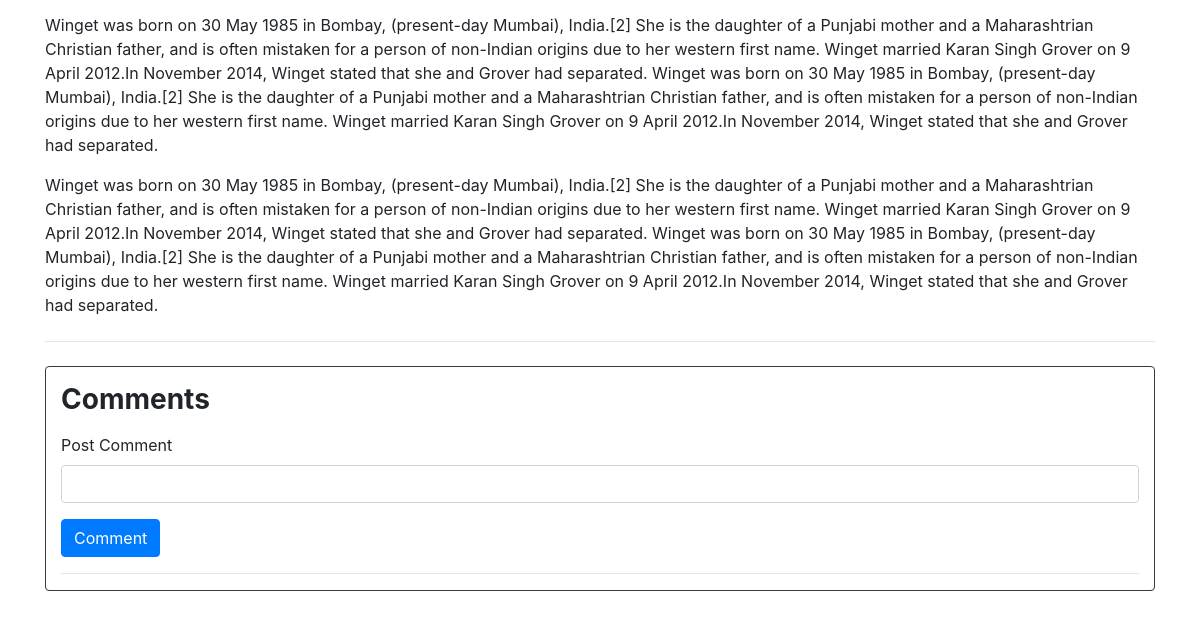
The page /blog/jennifer (lower part) on the database as committed earlier.
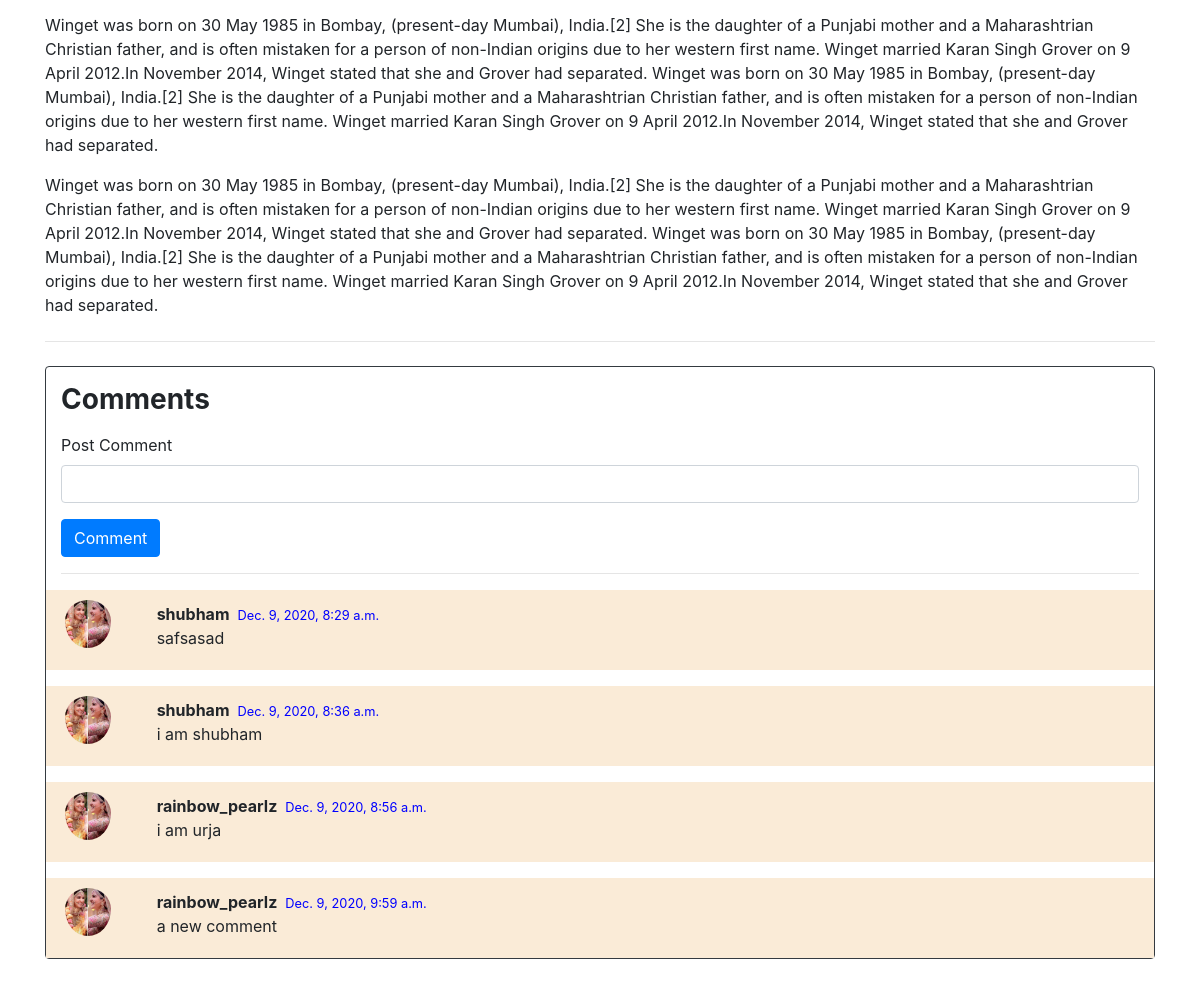
The same page on the database as committed later.
### blog/models.py (models this page shows, shortened)
class BlogComment(models.Model):
    sno = models.AutoField(primary_key=True)
    comment = models.TextField()
    user =  models.ForeignKey(User,on_delete=models.CASCADE )
    post = models.ForeignKey(Post , on_delete=models.CASCADE)
    parent = models.ForeignKey('self',on_delete=models.CASCADE ,null=True)
    timestamp = models.DateTimeField(default=now)

### blog/views.py (the view)
# urls.py: path('<str:slug>', views.blogPost,name="blogPost"),
def blogPost(request,slug):
    post = Post.objects.filter(slug=slug).first()
    comments=BlogComment.objects.filter(post=post)
    context={'post':post,'comments':comments}
    return render(request,"blog/blogPost.html",context)

### templates/blog/blogPost.html (shortened to what this page needs)
{% extends 'home/basic.html' %}
{% block body %}
{% load static %}
<div class="container">
<div class="blog-post">
        <blockquote>
          <p>{{post.content}}</p>
        </blockquote>
        <p>{{post.content}}</p>
</div>
<hr class="my-4">
<div class="container border border-dark rounded " style="margin-bottom:10%">
  <h3 class="my-3 font-weight-bold">Comments</h3>
  <form class="my-3" action="/blog/postComment" method="post">
    <div class=" form-group">
      <label for="exampleInputEmail1">Post Comment</label>
      <input class="form-control" type="text" name="comment" id="comment">
    </div>
    <button type="submit" class="btn btn-primary">Comment</button>
  </form>
  <hr class="w-100">
  {% for i in comments  %}
    <div class="row mt-3 mb-0 px-1 py-1" style="background-color: antiquewhite;">
      <div class="col-md-1">
      <img class="w-75 h-75 rounded-circle" style="padding-top:6px;" src="{% static '/blog/anushka.jpg' %}" alt="...">
      </div>
      <div class="col-md-11 pt-2"><b>{{i.user.username}}</b><small class="mx-2" style="color:blue;">{{i.timestamp}}</small>
      <div><p>{{i.comment}}</p></div>
      </div>
    </div>
  {% endfor %}
</div>
{% endblock body %}

Rows that differ between the two databases and show on the page:
added BlogComment: user.username "shubham", timestamp "Dec. 9, 2020, 8:29 a.m.", comment "safsasad"
added BlogComment: user.username "shubham", timestamp "Dec. 9, 2020, 8:36 a.m.", comment "i am shubham"
added BlogComment: user.username "rainbow_pearlz", timestamp "Dec. 9, 2020, 8:56 a.m.", comment "i am urja"
added BlogComment: user.username "rainbow_pearlz", timestamp "Dec. 9, 2020, 9:59 a.m.", comment "a new comment"
